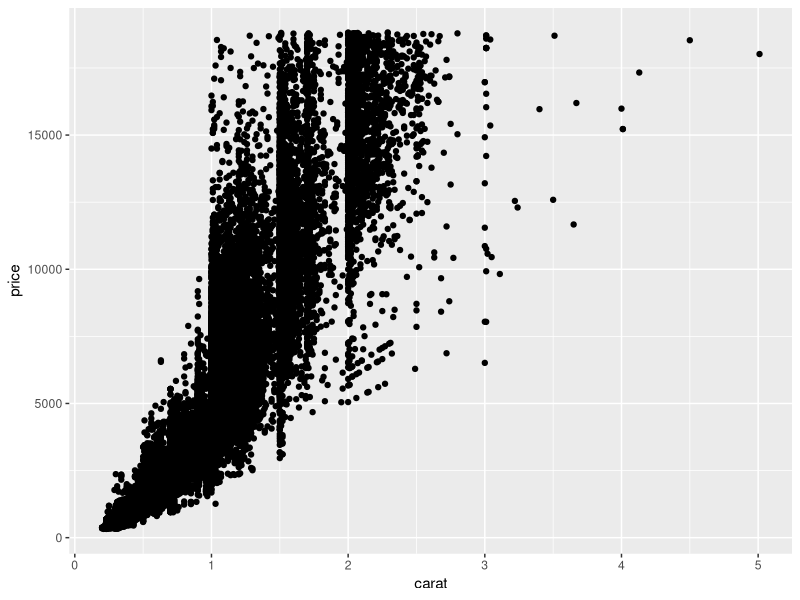
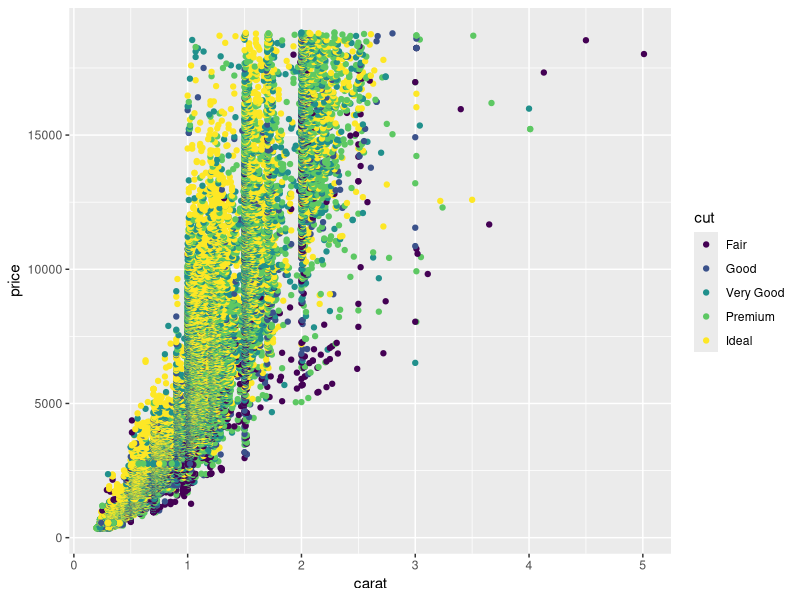
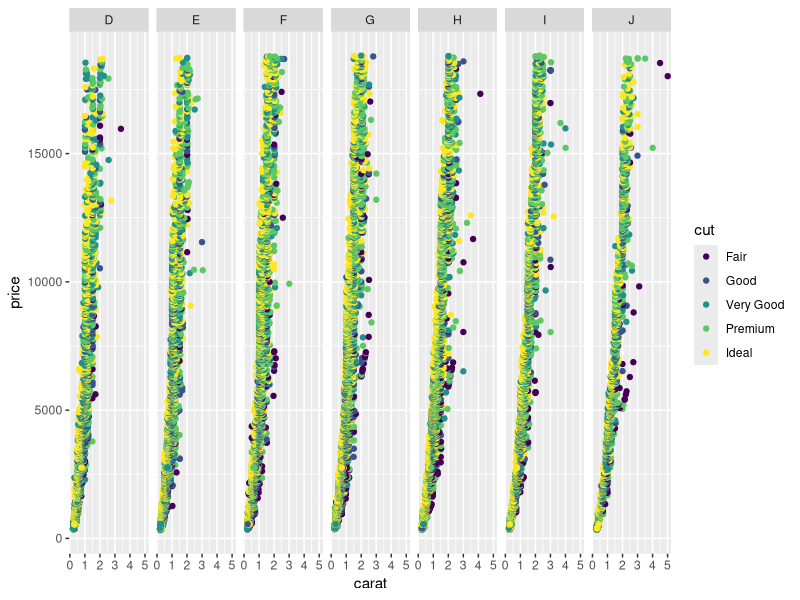

Reproduce these figures in R, in order.
## ---- chunk 1
library(tidyverse)
view(diamonds)
diamonddata = diamonds

ggplot(data=diamonddata, aes(x=carat, y=price)) +
  geom_point()

## ---- chunk 2
ggplot(data=diamonddata, aes(x=carat, y=price, color=cut)) +
  geom_point()
## ---- chunk 3
diamondplot <- ggplot(data=diamonddata, aes(x=carat, y=price, color=cut)) +
  geom_point()
diamondplot + facet_grid(. ~ color)
## ---- chunk 4
library(readr)
InventoryData_1_ <- read_csv("InventoryData (1).csv")
View(InventoryData_1_)
## ---- chunk 5
inventoryA <- filter(InventoryData_1_, Supplier == "A")
## ---- chunk 6
inventoryA = mutate(inventoryA, OnHandRatio = `On Hand` / `Annual Demand`)
## ---- chunk 7
avg_cost <- summarise_at(group_by(inventoryA, `Cost per Unit ($)`), vars(`Item SKU`), funs(mean(.,na.rm=TRUE)))

